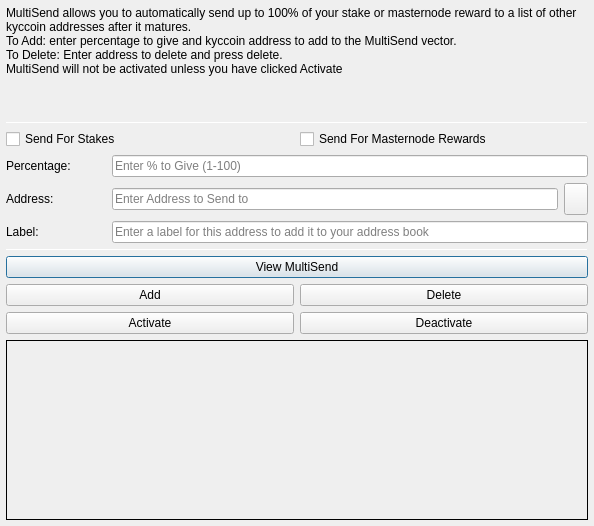
<?xml version="1.0" encoding="UTF-8"?>
<ui version="4.0">
 <class>MultiSendDialog</class>
 <widget class="QDialog" name="MultiSendDialog">
  <property name="windowModality">
   <enum>Qt::NonModal</enum>
  </property>
  <property name="geometry">
   <rect>
    <x>0</x>
    <y>0</y>
    <width>594</width>
    <height>526</height>
   </rect>
  </property>
  <property name="windowTitle">
   <string>MultiSend</string>
  </property>
  <layout class="QVBoxLayout" name="verticalLayout" stretch="0">
   <property name="leftMargin">
    <number>6</number>
   </property>
   <property name="topMargin">
    <number>6</number>
   </property>
   <property name="rightMargin">
    <number>6</number>
   </property>
   <property name="bottomMargin">
    <number>6</number>
   </property>
   <item>
    <layout class="QVBoxLayout" name="verticalLayout_Main" stretch="1,1,1,0,1,1,1">
     <item>
      <widget class="QLabel" name="label_2">
       <property name="lineWidth">
        <number>1</number>
       </property>
       <property name="text">
        <string>MultiSend allows you to automatically send up to 100% of your stake or masternode reward to a list of other kyccoin addresses after it matures.
To Add: enter percentage to give and kyccoin address to add to the MultiSend vector.
To Delete: Enter address to delete and press delete.
MultiSend will not be activated unless you have clicked Activate</string>
       </property>
       <property name="alignment">
        <set>Qt::AlignLeading|Qt::AlignLeft|Qt::AlignTop</set>
       </property>
       <property name="wordWrap">
        <bool>true</bool>
       </property>
      </widget>
     </item>
     <item>
      <widget class="Line" name="line">
       <property name="minimumSize">
        <size>
         <width>0</width>
         <height>1</height>
        </size>
       </property>
       <property name="maximumSize">
        <size>
         <width>16777215</width>
         <height>1</height>
        </size>
       </property>
       <property name="orientation">
        <enum>Qt::Horizontal</enum>
       </property>
      </widget>
     </item>
     <item>
      <layout class="QVBoxLayout" name="verticalLayout_Settings">
       <item>
        <layout class="QHBoxLayout" name="horizontalLayout">
         <item>
          <widget class="QCheckBox" name="multiSendStakeCheckBox">
           <property name="text">
            <string>Send For Stakes</string>
           </property>
          </widget>
         </item>
         <item>
          <widget class="QCheckBox" name="multiSendMasternodeCheckBox">
           <property name="text">
            <string>Send For Masternode Rewards</string>
           </property>
          </widget>
         </item>
        </layout>
       </item>
       <item>
        <layout class="QHBoxLayout" name="horizontalLayout_6">
         <item>
          <widget class="QLabel" name="label">
           <property name="minimumSize">
            <size>
             <width>100</width>
             <height>0</height>
            </size>
           </property>
           <property name="toolTip">
            <string>Percentage of stake to send</string>
           </property>
           <property name="text">
            <string>Percentage:</string>
           </property>
          </widget>
         </item>
         <item>
          <widget class="QLineEdit" name="multiSendPercentEdit">
           <property name="toolTip">
            <string>Enter whole numbers 1 - 100</string>
           </property>
           <property name="placeholderText">
            <string>Enter % to Give (1-100)</string>
           </property>
          </widget>
         </item>
        </layout>
       </item>
       <item>
        <layout class="QHBoxLayout" name="horizontalLayout_7">
         <item>
          <widget class="QLabel" name="label_5">
           <property name="minimumSize">
            <size>
             <width>100</width>
             <height>0</height>
            </size>
           </property>
           <property name="toolTip">
            <string>Address to send portion of stake to</string>
           </property>
           <property name="text">
            <string>Address:</string>
           </property>
          </widget>
         </item>
         <item>
          <widget class="QLineEdit" name="multiSendAddressEdit">
           <property name="toolTip">
            <string/>
           </property>
           <property name="placeholderText">
            <string>Enter Address to Send to</string>
           </property>
          </widget>
         </item>
         <item>
          <widget class="QToolButton" name="addressBookButton">
           <property name="maximumSize">
            <size>
             <width>16777215</width>
             <height>32</height>
            </size>
           </property>
           <property name="toolTip">
            <string>Choose an address from the address book</string>
           </property>
           <property name="text">
            <string/>
           </property>
           <property name="icon">
            <iconset resource="../kyccoin.qrc">
             <normaloff>:/icons/address-book</normaloff>:/icons/address-book</iconset>
           </property>
           <property name="shortcut">
            <string>Alt+A</string>
           </property>
          </widget>
         </item>
        </layout>
       </item>
      </layout>
     </item>
     <item>
      <layout class="QHBoxLayout" name="horizontalLayout_3">
       <item>
        <widget class="QLabel" name="label_3">
         <property name="minimumSize">
          <size>
           <width>100</width>
           <height>0</height>
          </size>
         </property>
         <property name="text">
          <string>Label:</string>
         </property>
        </widget>
       </item>
       <item>
        <widget class="QLineEdit" name="labelAddressLabelEdit">
         <property name="placeholderText">
          <string>Enter a label for this address to add it to your address book</string>
         </property>
        </widget>
       </item>
      </layout>
     </item>
     <item>
      <widget class="Line" name="line_2">
       <property name="minimumSize">
        <size>
         <width>0</width>
         <height>1</height>
        </size>
       </property>
       <property name="maximumSize">
        <size>
         <width>16777215</width>
         <height>1</height>
        </size>
       </property>
       <property name="orientation">
        <enum>Qt::Horizontal</enum>
       </property>
      </widget>
     </item>
     <item>
      <layout class="QVBoxLayout" name="verticalLayout_Buttons">
       <item>
        <layout class="QHBoxLayout" name="horizontalLayout_4">
         <item>
          <widget class="QPushButton" name="viewButton">
           <property name="toolTip">
            <string/>
           </property>
           <property name="statusTip">
            <string>View MultiSend Vector</string>
           </property>
           <property name="text">
            <string>View MultiSend</string>
           </property>
          </widget>
         </item>
        </layout>
       </item>
       <item>
        <layout class="QHBoxLayout" name="horizontalLayout_2">
         <item>
          <widget class="QPushButton" name="addButton">
           <property name="toolTip">
            <string/>
           </property>
           <property name="statusTip">
            <string>Add to MultiSend Vector</string>
           </property>
           <property name="text">
            <string>Add</string>
           </property>
          </widget>
         </item>
         <item>
          <widget class="QPushButton" name="deleteButton">
           <property name="toolTip">
            <string/>
           </property>
           <property name="statusTip">
            <string>Delete Address From MultiSend Vector</string>
           </property>
           <property name="text">
            <string>Delete</string>
           </property>
          </widget>
         </item>
        </layout>
       </item>
       <item>
        <layout class="QHBoxLayout" name="horizontalLayout_5">
         <item>
          <widget class="QPushButton" name="activateButton">
           <property name="statusTip">
            <string>Activate MultiSend</string>
           </property>
           <property name="text">
            <string>Activate</string>
           </property>
          </widget>
         </item>
         <item>
          <widget class="QPushButton" name="disableButton">
           <property name="statusTip">
            <string>Deactivate MultiSend</string>
           </property>
           <property name="text">
            <string>Deactivate</string>
           </property>
          </widget>
         </item>
        </layout>
       </item>
      </layout>
     </item>
     <item>
      <widget class="QLabel" name="message">
       <property name="minimumSize">
        <size>
         <width>0</width>
         <height>180</height>
        </size>
       </property>
       <property name="frameShape">
        <enum>QFrame::Panel</enum>
       </property>
       <property name="frameShadow">
        <enum>QFrame::Plain</enum>
       </property>
       <property name="lineWidth">
        <number>1</number>
       </property>
       <property name="midLineWidth">
        <number>1</number>
       </property>
       <property name="text">
        <string/>
       </property>
       <property name="alignment">
        <set>Qt::AlignLeading|Qt::AlignLeft|Qt::AlignTop</set>
       </property>
       <property name="wordWrap">
        <bool>true</bool>
       </property>
      </widget>
     </item>
    </layout>
   </item>
  </layout>
 </widget>
 <resources>
  <include location="../kyccoin.qrc"/>
 </resources>
 <connections/>
</ui>
